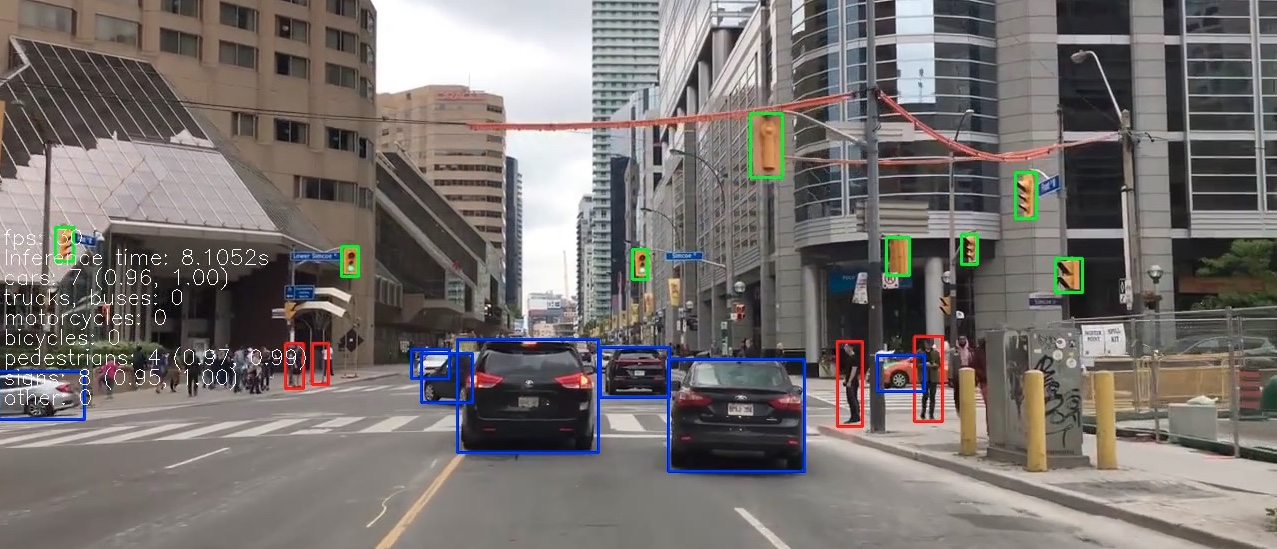
#> input picture media/detr-example.jpg, 1277 x 549 px
$ python -i lane_detection.py   (imports and definitions only)
#> lines starting #> are read from the running program, lines starting #| are printed output that depends on the picture; after the words box and inside, x2 and y2 are one past the last pixel; in counts of white or black regions, pixels touching at a corner belong together
import cv2 as cv
import numpy as np


def display_lines(image, lines):
    line_image = image
    try:
        line_image = np.zeros_like(image)
        if lines is not None:
            for x1, y1, x2, y2 in lines:
                cv.line(line_image, (x1, y1), (x2, y2), (255, 0, 0), 10)
    except: TypeError

    return line_image


def create_coordinates(image, line_parameters):
    x1 = y1 = x2 = y2 = 0
    try:
        slope, intercept = line_parameters
        y1 = image.shape[0]
        y2 = int(y1 * (7/10))
        x1 = int((y1 - intercept) / slope)
        x2 = int((y2 - intercept) / slope)
    except: TypeError


    return np.array([x1, y1, x2, y2])


def average_slope_intercept(image, lines):
    left_fit = []
    right_fit = []
    left_line = 0
    right_line = 0
    try:
        for line in lines:
            x1, y1, x2, y2 = line.reshape(4)

            # It will fit the polynomial and the intercept and slope
            parameters = np.polyfit((x1, x2), (y1, y2), 1)
            slope = parameters[0]
            intercept = parameters[1]
            if slope < 0:
                left_fit.append((slope, intercept))
            else:
                right_fit.append((slope, intercept))
        left_fit_average = np.average(left_fit, axis=0)
        right_fit_average = np.average(right_fit, axis=0)
        left_line = create_coordinates(image, left_fit_average)
        right_line = create_coordinates(image, right_fit_average)
    except: TypeError

    return np.array([left_line, right_line])

def roi(image):
    height = image.shape[0]

    # Input array of arrays. Dim are (,,height of triangle tip)
    offset_bottom = 50
    # Offsets in percent
    offset_left = 0.05
    offset_right = 0.05
    offset_tip_y = 0.65
    offset_tip_from_centre = -0.07 # - to left, + to right

    # Make polygon
    polygons = np.array([[((int(image.shape[1] * offset_left)), height-offset_bottom),
    (image.shape[1] - (int(image.shape[1] * offset_right)), height-offset_bottom),
    (int((image.shape[1] - (int(image.shape[1] * offset_right)) + (int(image.shape[1] * offset_left)))/2) + (int((image.shape[1] // 2) * offset_tip_from_centre)), (int(image.shape[0] * offset_tip_y))) ]])

    # Background
    mask = np.zeros_like(image)

    # Fill the poly-function deals with multiple polygons
    cv.fillPoly(mask, polygons, 255)

    # Bitwise operation between canny image and mask image
    masked_image = cv.bitwise_and(image, mask)

    return masked_image

def canny_edge_detector(image):
    # Convert image to gray scale
    #gray_image = cv.cvtColor(image, cv.COLOR_BGR2GRAY)
    gray_image = image
    # Reduce noise from the image
    blur = cv.GaussianBlur(gray_image, (5, 5), 0)
    canny = cv.Canny(blur, 100, 150)

    return canny


def detect(image):
    """
    Detects lanes using a Hough transform

    Args:
    image   -- Opencv colour image

    Returns:
    iamge   -- Opencv image with lanes
    """

    img_gray = cv.cvtColor(image, cv.COLOR_BGR2GRAY)

    # Detect edges using Canny algorithm
    canny_image = canny_edge_detector(img_gray)

    # Crop image to region of interest
    cropped_image  = roi(canny_image)

    # Find lane lines
    lines = cv.HoughLinesP(cropped_image, 1, np.pi/180, 40, np.array([]), minLineLength = 15, maxLineGap = 10)
    averaged_lines = average_slope_intercept(image, lines)
    img_lines = display_lines(image, averaged_lines)
    image_with_lines = cv.addWeighted(image, 0.8, img_lines, 1, 1)

    return image_with_lines

>>> import cv2
>>> picture = cv2.imread('../media/detr-example.jpg')
#> picture is the input picture: shape (549, 1277, 3); mean B, G, R 110.9, 113.2, 118.7
>>> result = detect(picture)
#> in canny_edge_detector, `canny = cv.Canny(blur, 100, 150)`:
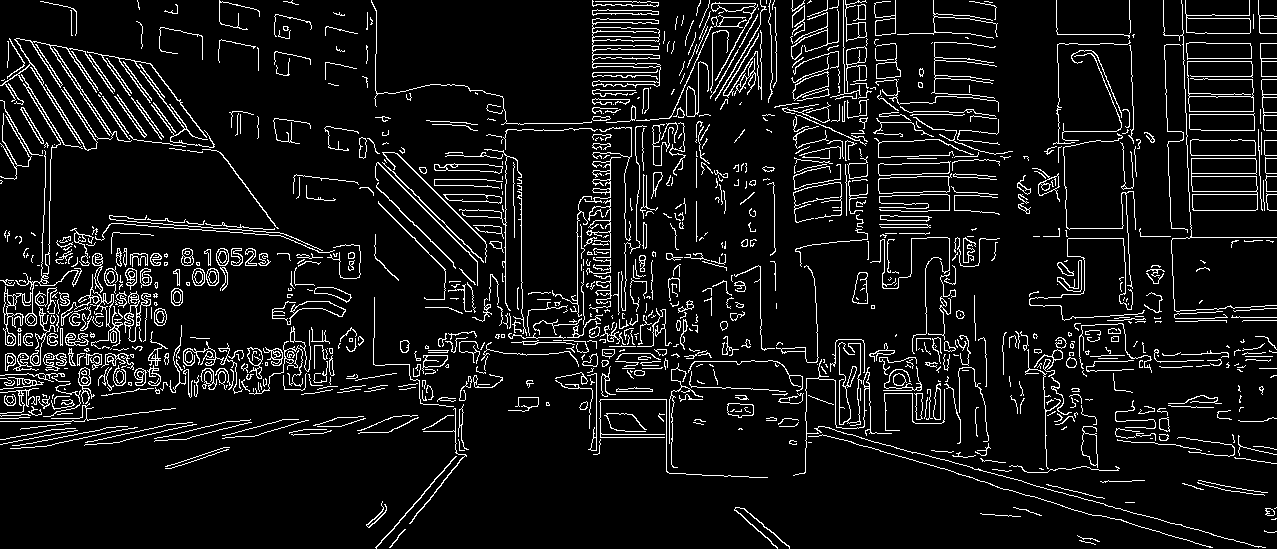
#> canny: shape (549, 1277); 8.3% white in thin lines or dots
#> in roi, `cv.fillPoly(mask, polygons, 255)`:
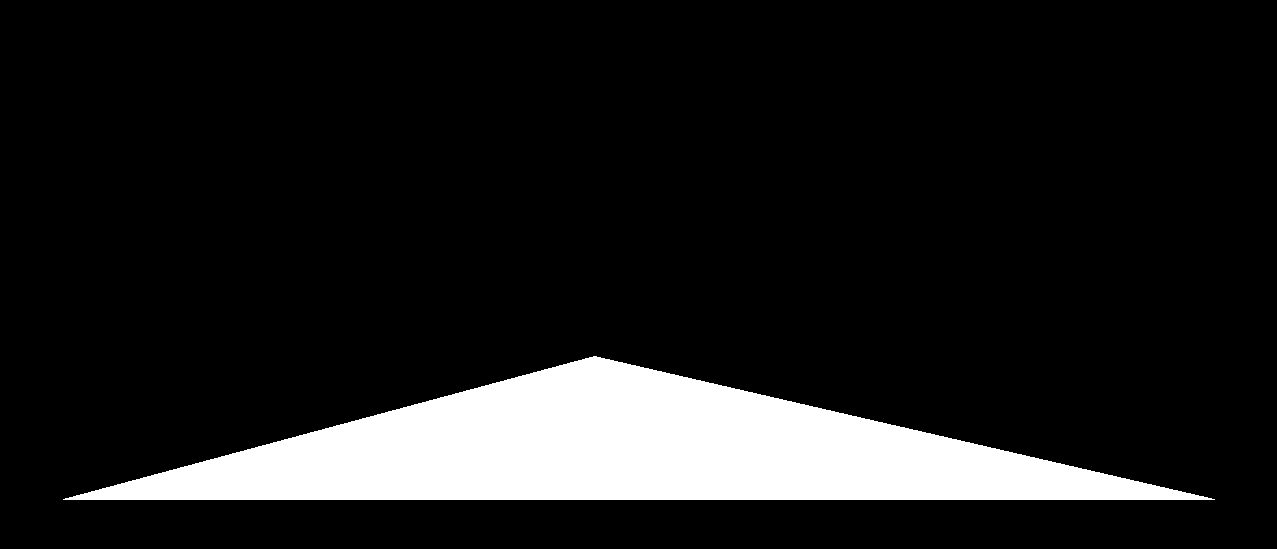
#> mask: shape (549, 1277); 11.9% white; 1 white region, box (x1, y1, x2, y2) and area: (63, 356, 1215, 500) 83449
#> in roi, `masked_image = cv.bitwise_and(image, mask)`:
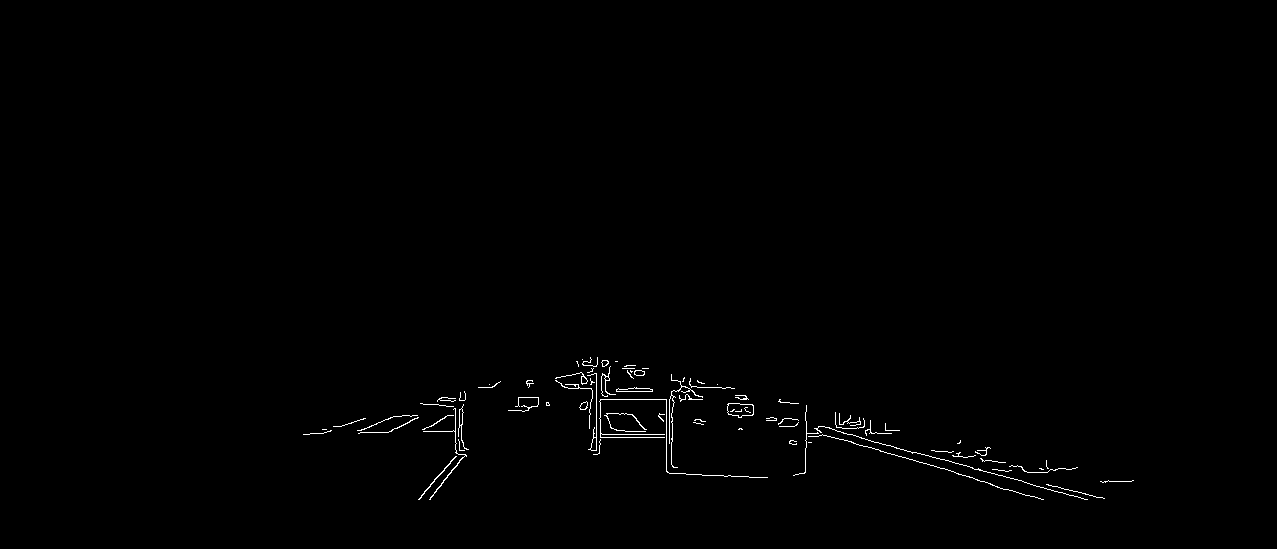
#> masked_image: shape (549, 1277); 0.54% white in thin lines or dots, all inside (x1, y1, x2, y2) = (303, 357, 1134, 500)
#> in detect, `lines = cv.HoughLinesP(cropped_image, 1, np.pi/180, 40, np.array([]), ..`: lines = 66 rows, first 6: [679, 389, 694, 393], [837, 431, 1043, 487], [591, 399, 702, 399], [667, 472, 763, 477], [838, 438, 919, 462], [1047, 489, 1087, 499]
#> the loop in average_slope_intercept, `for line in lines:` made 66 passes
#> (x1, y1, x2, y2, slope, intercept) on passes 1 to 8: (679, 389, 694, 393, 0.267, 207.9), (837, 431, 1043, 487, 0.272, 203.5), (591, 399, 702, 399, -1.15e-15, 399), (667, 472, 763, 477, 0.0521, 437.3), (838, 438, 919, 462, 0.296, 189.7), (1047, 489, 1087, 499, 0.25, 227.3), (423, 431, 461, 432, 0.0263, 419.9), (626, 366, 644, 372, 0.333, 157.3)
#> after the loop in average_slope_intercept, `for line in lines:`: left_fit = [(-1.15e-15, 399), (-1.89e-15, 433), (-1.99e-16, 434), (-3.96e-15, 426), (-0.05, 449.2), (-1.23, 1025.3), (-1.2, 1000.6), (-0.0323, 443.6), (-67, 54407), (-53, 32200), (-51, 34713), (-0.13, 474.2), (-1.11e-16, 420), (-0.0417, 432.4)]; right_fit = 52 pairs, first value 2.35e-16 to 0.475, second value 157.3 to 437.3
#> in average_slope_intercept, `left_fit_average = np.average(left_fit, axis=0)`: left_fit_average = [-12.41, 9089.8]
#> in average_slope_intercept, `right_fit_average = np.average(right_fit, axis=0)`: right_fit_average = [0.191, 273.6]
#> in create_coordinates, `slope, intercept = line_parameters`: slope = -12.41; intercept = 9089.8
#> in create_coordinates, `x1 = int((y1 - intercept) / slope)`: x1 = 688
#> in create_coordinates, `x2 = int((y2 - intercept) / slope)`: x2 = 701
#> in average_slope_intercept, `left_line = create_coordinates(image, left_fit_average)`: left_line = [688, 549, 701, 384]
#> in average_slope_intercept, `right_line = create_coordinates(image, right_fit_average)`: right_line = [1440, 549, 577, 384]
#> in detect, `averaged_lines = average_slope_intercept(image, lines)`: averaged_lines = [[688, 549, 701, 384], [1440, 549, 577, 384]]
#> the loop in display_lines, `for x1, y1, x2, y2 in lines:` made 2 passes
#> after the loop in display_lines, `for x1, y1, x2, y2 in lines:`:
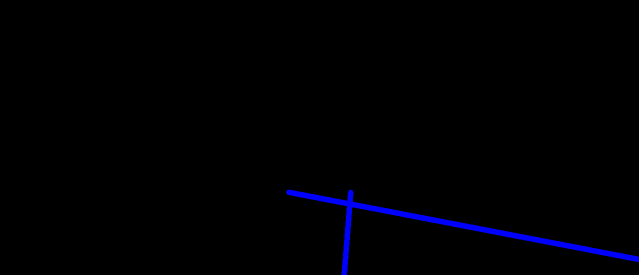
#> line_image: shape (549, 1277, 3) (shown at 1/2 size); mean B, G, R 3.5, 0, 0
#> in detect, `image_with_lines = cv.addWeighted(image, 0.8, img_lines, 1, 1)`:
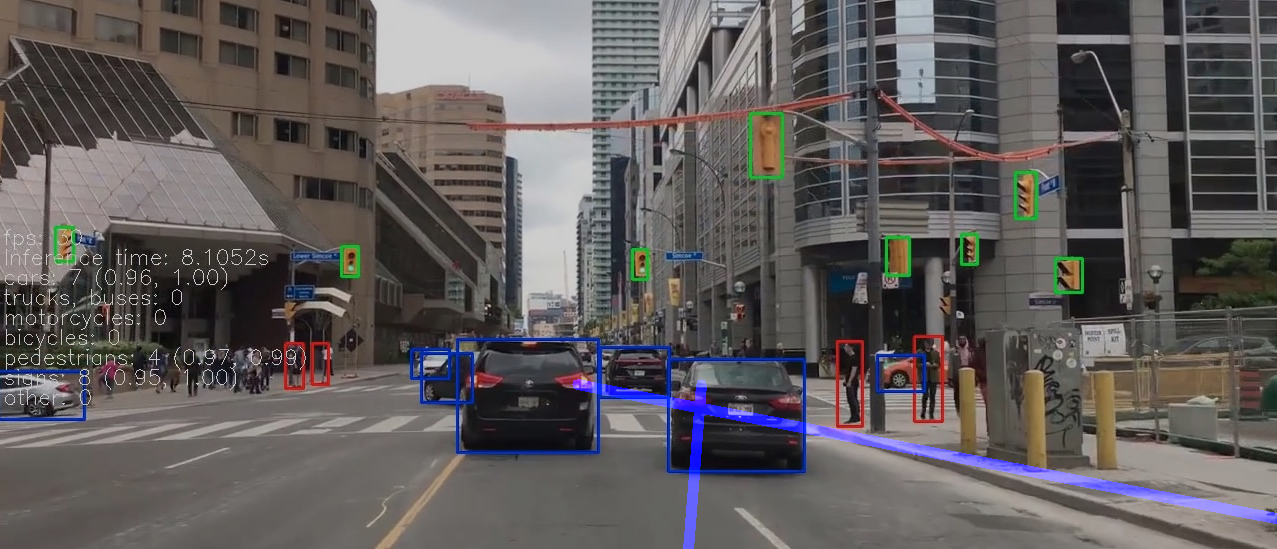
#> image_with_lines: shape (549, 1277, 3); mean B, G, R 91.9, 91.6, 96

$ run again, on media/distance-example.jpg
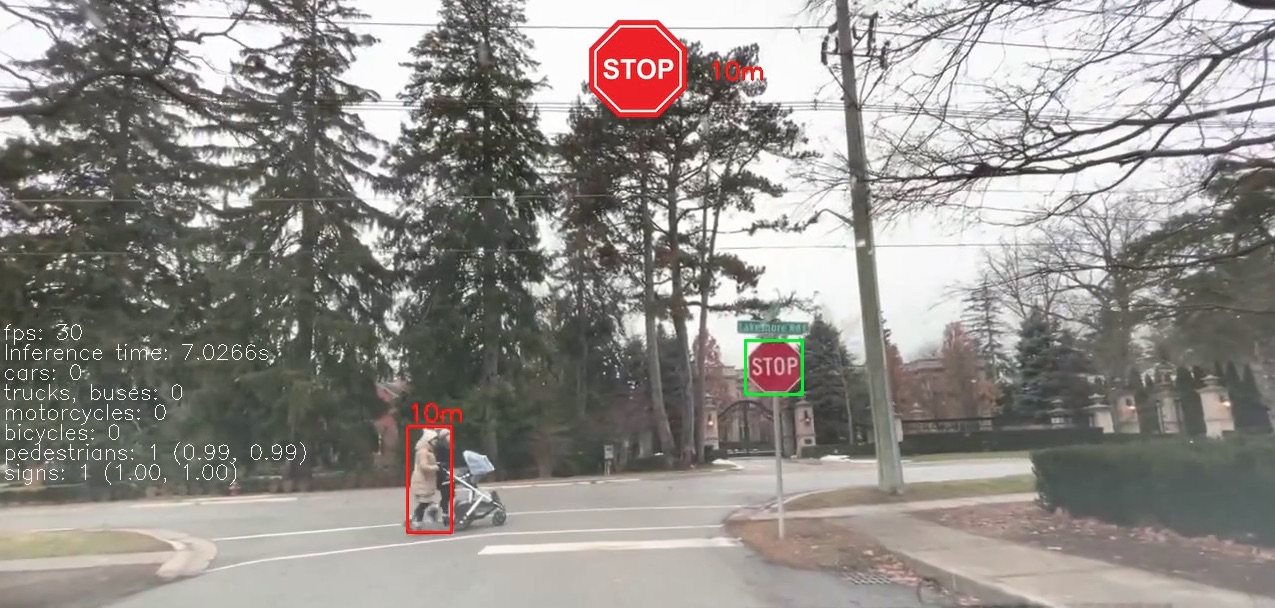
#> input picture media/distance-example.jpg, 1275 x 608 px
#> picture is the input picture: shape (608, 1275, 3); mean B, G, R 138.1, 142.2, 146
#> in canny_edge_detector, `canny = cv.Canny(blur, 100, 150)`:
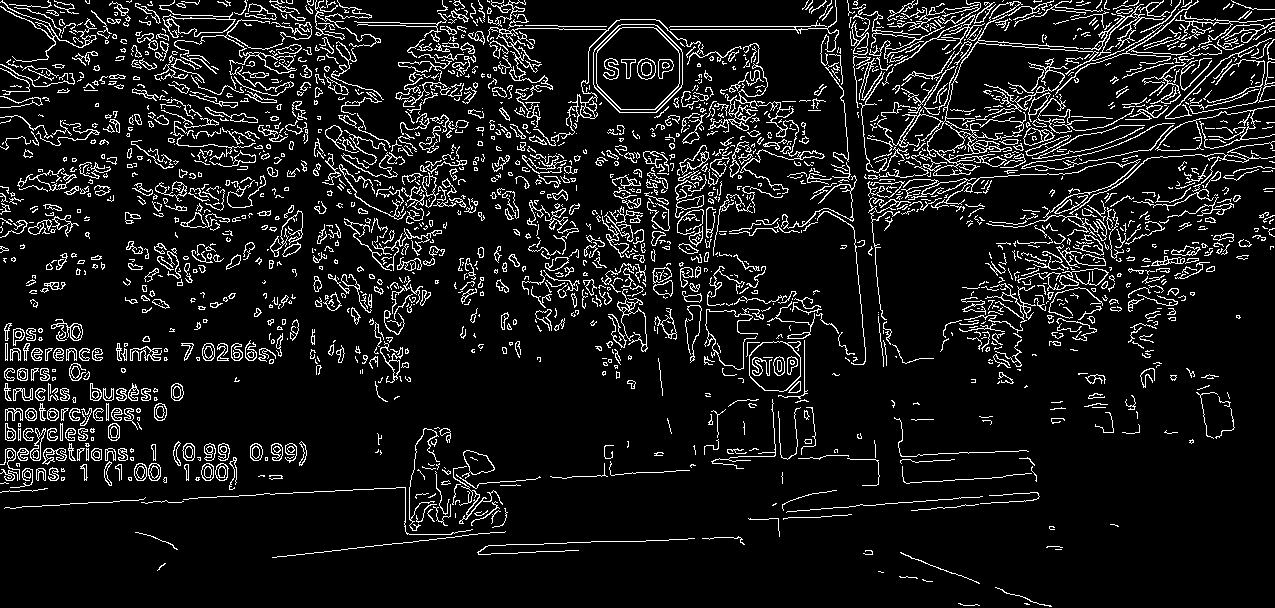
#> canny: shape (608, 1275); 9.6% white in thin lines or dots
#> mask: shape (608, 1275); 12.2% white; 1 white region, box (x1, y1, x2, y2) and area: (63, 395, 1213, 559) 94793
#> masked_image: shape (608, 1275); 0.43% white in thin lines or dots, all inside (x1, y1, x2, y2) = (143, 418, 1063, 559)
#> lines = 35 rows, first 6: [488, 545, 625, 541], [275, 493, 382, 488], [797, 510, 960, 498], [456, 484, 535, 479], [275, 557, 404, 542], [757, 519, 847, 515]
#> the loop in average_slope_intercept, `for line in lines:` made 35 passes
#> (x1, y1, x2, y2, slope, intercept) on passes 1 to 8: (488, 545, 625, 541, -0.0292, 559.2), (275, 493, 382, 488, -0.0467, 505.9), (797, 510, 960, 498, -0.0736, 568.7), (456, 484, 535, 479, -0.0633, 512.9), (275, 557, 404, 542, -0.116, 589), (757, 519, 847, 515, -0.0444, 552.6), (469, 484, 525, 480, -0.0714, 517.5), (624, 473, 651, 472, -0.037, 496.1)
#> after the loop in average_slope_intercept, `for line in lines:`: left_fit = 31 pairs, first value -0.241 to -0.02, second value 494.8 to 616.2; right_fit = [(0.0192, 441.8), (9.28e-15, 452), (0.658, 178.6), (1.43e-15, 534)]
#> left_fit_average = [-0.0873, 551]
#> right_fit_average = [0.169, 401.6]
#> in create_coordinates, `slope, intercept = line_parameters`: slope = -0.0873; intercept = 551
#> in create_coordinates, `x1 = int((y1 - intercept) / slope)`: x1 = -653
#> in create_coordinates, `x2 = int((y2 - intercept) / slope)`: x2 = 1442
#> left_line = [-653, 608, 1442, 425]
#> right_line = [1219, 608, 138, 425]
#> averaged_lines = [[-653, 608, 1442, 425], [1219, 608, 138, 425]]
#> the loop in display_lines, `for x1, y1, x2, y2 in lines:` made 2 passes
#> in detect, `image_with_lines = cv.addWeighted(image, 0.8, img_lines, 1, 1)`:
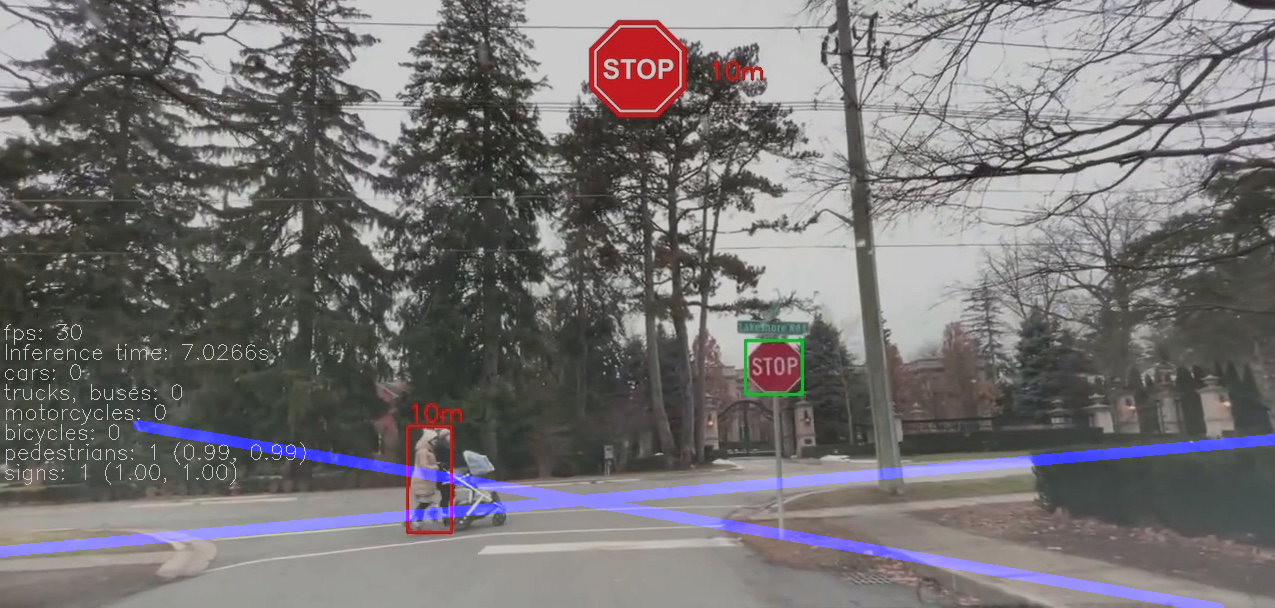
#> image_with_lines: shape (608, 1275, 3); mean B, G, R 116, 114.7, 117.8
